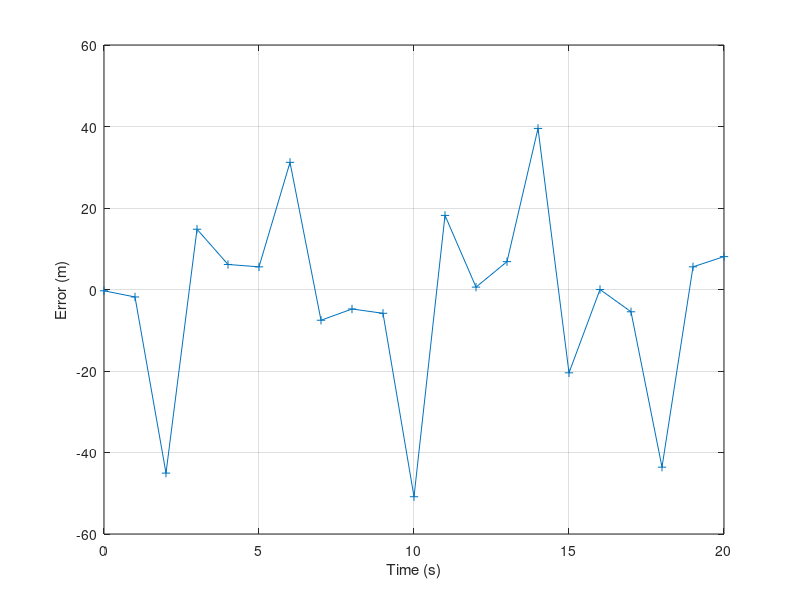

Reproduce this figure in MATLAB.
%This file is for Problem 7.1, Part (b)

clear all
 
Tx=[0 100;
    20 100];                    % Station coordinates
 
dt=1;                           % Sampling interval
xprior=[0; 0];                  % Initial state estimate vector
Pprior=[200^2/2 0; 0 157^2/2];   % Initial error covariance matrix
STM=[1 dt;0 1];                 % State transition matrix
 
S=400;                                  % Spectral amplitude of acceleration white noise
Q=[S*dt^3/3 S*dt^2/2; S*dt^2/2 S*dt];   % Process noise covariance Q matrix
R=4^2*eye(2);                  % Measurement noise covariance matrix
 
randn('state',13);             % Seed of randomization
store=zeros(2,21);             % Define storage
 
for t=0:20
    Rx=[200*cos(pi*t/4) 0];    % Truth position coordinates
    measnoise=randn(2,1);      % Random samples for measurement noise 
    zmeas=[norm(Rx-Tx(1,:));norm(Rx-Tx(2,:))]+4.*measnoise;  % Form noisy measurements
 
    if t==0                    % Establish initial nominal position and velocity
        Rxnom=[Rx(1)-50 0];    % based on arbitrary perturbation of initial position 
        vel=0;                 % and arbitrary zero for unknown initial velocity
    end;
    
    vtr=[Rxnom-Tx(1,:);Rxnom-Tx(2,:)];
    H=[vtr(1,1)/norm(vtr(1,:)) 0; vtr(2,1)/norm(vtr(2,:)) 0]; % Form H matrix based on nominal position
    znom=[norm(vtr(1,:)); norm(vtr(2,:))];                    % Form predicted measurements
    
    PH=Pprior*H';
    gain=PH*inv(H*PH+R);                % Compute Kalman gain
    res=zmeas-znom;                     % Subtract noisy measurement from predicted measurement to feed
                                        %    linearized model of EKF
    xupdate=xprior+gain*(res-H*xprior); % EKF state estimate update
    Rxnom(1)=Rxnom(1)+xupdate(1,1);     % Updating nominal position
    vel=vel+xupdate(2,1);               %    and velocity
    xupdate(1,1)=0;                     % Zeroing EKF state estimates after nominal updates
    xupdate(2,1)=0;
    
    IKH=eye(2)-gain*H;                  
    Pupdate=IKH*Pprior*IKH'+gain*R*gain';   % Updating error covariance matrix
    xprior=STM*xupdate;                     % Projecting EKF state estimates (this step is not really needed because of zeroed estimates)
    Pprior=STM*Pupdate*STM'+Q;              % Projecting EKF error covariance (this step is necessary)
 
    store(1,t+1)=Rx(1)-Rxnom(1);    % Save away position error
    store(2,t+1)=Rxnom(1);          % Save away estimated position
    
    Rxnom(1)=Rxnom(1)+vel;      % Projecting nominal position to next step with nominal velocity
end;
 
time=0:20;
figure(1);
plot(time,store(1,:),'-+');     % Plot position error results
axis([0 20 -60 60]);
grid;
xlabel('Time (s)');
ylabel('Error (m)');
